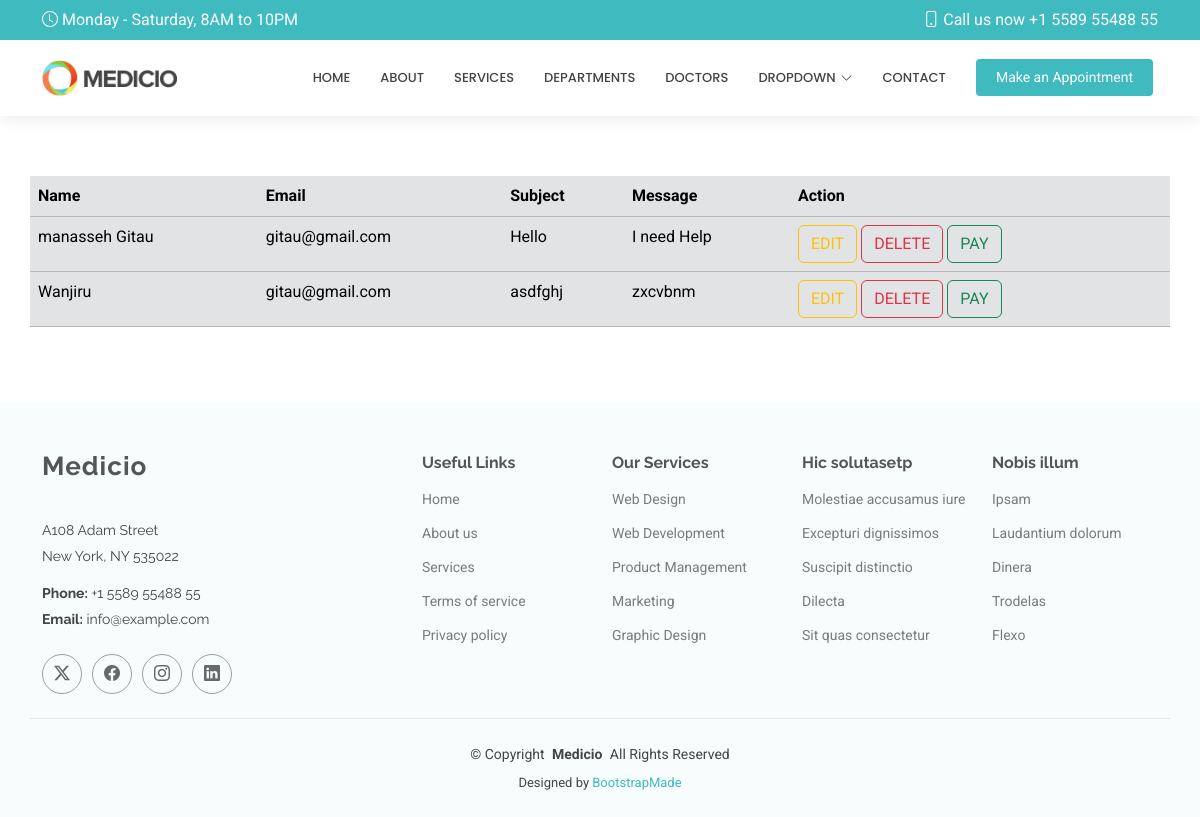
/showcontact/, run on an earlier commit of the app's database.
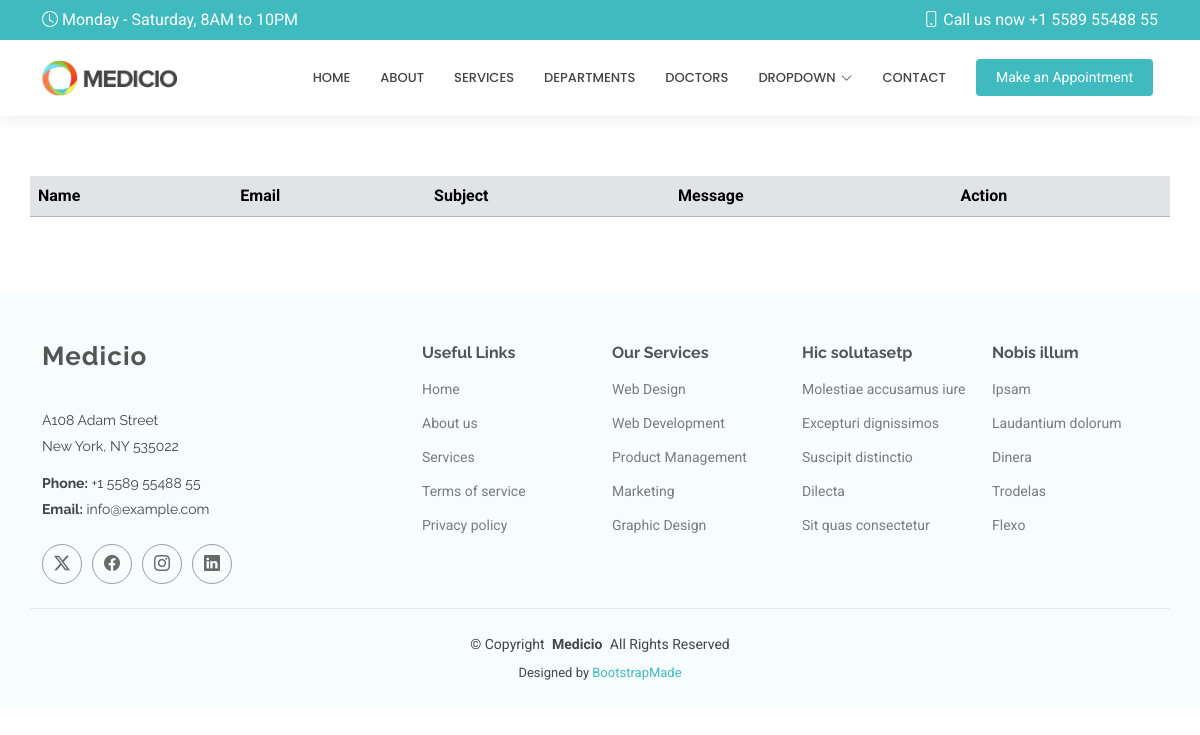
And on a later commit of the database.
### myApp/models.py (models this page shows, shortened)
class Contact(models.Model):
    name = models.CharField(max_length=200)
    email = models.EmailField()
    subject = models.CharField(max_length=50)
    message = models.CharField(max_length=200)

### myApp/views.py (the view)
# urls.py: path('showcontact/', views.showcontact, name='showcontact'),
def showcontact(request):
    allcontacts = Contact.objects.all()
    return render(request, 'showcontact.html', {"contacts": allcontacts})

### templates/showcontact.html
{% extends 'starter-page.html' %}
{% load static %}
{% block body %}
    <table class="table table-secondary container">
        <tr>
            <th>Name</th>
            <th>Email</th>
            <th>Subject</th>
            <th>Message</th>
            <th>Action</th>
        </tr>
        {% for contact in contacts %}
            <tr>
                <td>{{ contact.name }}</td>
                <td>{{ contact.email }}</td>
                <td>{{ contact.subject }}</td>
                <td>{{ contact.message }}</td>
                <td>
                    <a href="/editcontact/{{ contact.id }}" class="btn btn-outline-warning">EDIT</a>
                    <a href="/deletecontact/{{ contact.id }}" class="btn btn-outline-danger">DELETE</a>
                    <a href="" class="btn btn-outline-success">PAY</a>
                </td>
            </tr>
    {% endfor %}
    </table>
{% endblock %}

What changed in the data, as far as the page shows it:
removed Contact: name "manasseh Gitau", email "gitau@gmail.com", subject "Hello", message "I need Help"
removed Contact: name "Wanjiru", email "gitau@gmail.com", subject "asdfghj", message "zxcvbnm"
